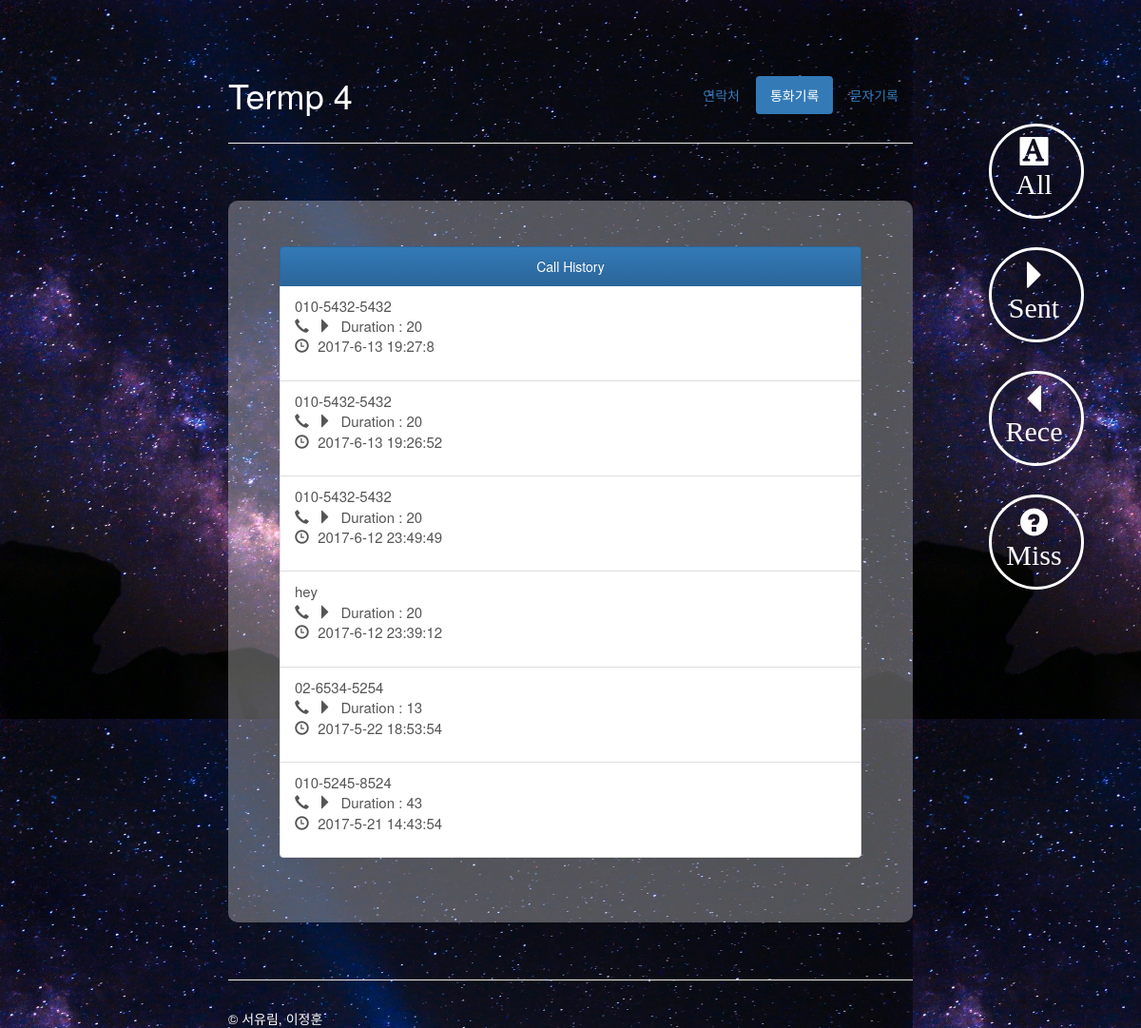
Page /call_hist/0 on the committed database.
### tables this page shows
CREATE TABLE call (
time text, phone text, status integer, duration integer);

CREATE TABLE addressbook (
id integer primary key autoincrement, name text, number text, email text);

### web_sever.py (the view)
@app.route('/call_hist/<int:status>', methods=['GET','POST'])
def call_hist(status):
	return render_template('call_hist.html', call=getCall(status))

### sql_conn3.py (called while the page is built)
def getConnection():
    return sqlite3.connect('addressbook.db')

def getCall(status):
    conn = getConnection()
    curs = conn.cursor()
    if status==3:
        sql = "SELECT * FROM CALL ORDER BY TIME DESC"
    elif status==0:
        sql = "SELECT * FROM CALL WHERE STATUS = 0 ORDER BY TIME DESC"
    elif status==1:
        sql = "SELECT * FROM CALL WHERE STATUS = 1 ORDER BY TIME DESC"
    elif status==2:
        sql = "SELECT * FROM CALL WHERE STATUS = 2 ORDER BY TIME DESC"
    curs.execute(sql)
    row = curs.fetchall()
    for hist in range(len(row)):
        if searchName(row[hist][1]) != []:
            result = searchName(row[hist][1])
            row[hist] = row[hist][:1] + (result[0][1],) + row[hist][2:]
    conn.close()
    return row

def searchName(num):
    conn = getConnection()
    curs = conn.cursor()
    curs.execute("SELECT * FROM ADDRESSBOOK WHERE number=?", (num,))
    row = curs.fetchall()
    conn.close()
    return row

### templates/call_hist.html (shortened to what this page needs)
{% extends "history.html" %}
{% block body %}
<div class="masthead">
    <ul class="nav nav-pills pull-right">
        <li><a href="{{ url_for('main')}}">연락처</a></li>
        <li class="active" "><a href="{{ url_for('call_hist', status =3)}}">통화기록</a></li>
        <li><a href="{{ url_for('sms_hist', id = 0, status = 3) }}">문자기록</a></li>
    </ul>
    <h1 class="muted" style= "color : #ffffff">Termp 4</h3>
</div>
<hr>
<div class="floating" style="margin-top:-50px">
    <div>
      <p><a href="{{ url_for('call_hist', status = 3 )}}"><span class="glyphicon glyphicon-text-background" aria-hidden="true" style="font-size: 30px ;color : #ffffff"> All</span></a></p>
    </div>
    <div>
        <p> <a href="{{ url_for('call_hist', status = 0) }}">  <span class="glyphicon glyphicon-triangle-right" aria-hidden="true" style=" font-size: 30px;color : #ffffff"> Sent</span></a></p>
    </div>
    <div>
        <p> <a href="{{ url_for('call_hist', status = 1) }}"> <span class="glyphicon glyphicon-triangle-left" aria-hidden="true"; style=" font-size: 30px;color : #ffffff;" > Rece</span></a></p>
    </div>
    <div>
        <p> <a href="{{ url_for('call_hist', status = 2) }}"> <span class=" glyphicon glyphicon-question-sign" aria-hidden="true"; style=" font-size: 30px;color : #ffffff;" > Miss</span></a></p>
    </div>
</div>
<div class="jumbotron">
    <div class="bs-example">
        <div class="list-group">
            <a href = "#" class = "list-group-item active">
             Call History
         </a>
         {% for c in call %}
         <a href = "#" class = "list-group-item">
            <p style="font-size : 15px; text-align:left">
                {{ c[1] }} <br>
                {% if c[2] == 0 %}
                <span class="glyphicon glyphicon-earphone" aria-hidden="true""></span>
                <span class="glyphicon glyphicon-triangle-right" aria-hidden="true"></span>
                {% endif %}
                Duration : {{ c[3] }} <br>
                <span class="glyphicon glyphicon-time" aria-hidden="true"></span>
                {{ c[0] }}
            </p>
        </a>
        {% endfor %}
    </div>
</div>
</div>
{% endblock %}

### static/css/main.css (style rules this page uses)
html { padding: 0px; }
body { height: 100%; opacity : 1; padding-top: 60px; background-image: url('../img/bak.jpeg'); background-size: 80% 70%; background-color: rgba( 255, 255, 255, 0.0 ); }
.floating { position: fixed; right: 50%; top: 180px; float: right; margin-top: 100px; margin-right: -45%; text-align:center; width:100px; -webkit-border-radius: 8px; }
.floating div:nth-child(1) { width: 100%; height: 100%; padding: 10px; margin-bottom: 30px; border:3px solid #ffffff; border-radius: 50px; }
.floating div:nth-child(2) { width: 100%; height: 100%; padding: 10px; margin-bottom: 30px; border:3px solid #ffffff; border-radius: 50px; }
.floating div:nth-child(3) { width: 100%; height: 100%; padding: 10px; margin-bottom: 30px; border:3px solid #ffffff; border-radius: 50px; }
.floating div:nth-child(4) { width: 100%; height: 100%; padding: 10px; margin-bottom: 30px; border:3px solid #ffffff; border-radius: 50px; }
.container-narrow > hr { margin: 30px 0; }
.jumbotron { background-color: rgba( 255, 255, 255, 0.3 ); margin: 60px 0; text-align: center; border-style: solid 10px; border-radius: 10px 10px }
.glyphicon { margin-right:5px; }

### static/css/history.css (style rules this page uses)
.bs-example { width: 85%; margin:0 auto; }

### rows in the picture
call: phone "010-5432-5432", status 0 (drawn), duration "20", time "2017-6-13 19:27:8"
call: phone "010-5432-5432", status 0 (drawn), duration "20", time "2017-6-13 19:26:52"
call: phone "010-5432-5432", status 0 (drawn), duration "20", time "2017-6-12 23:49:49"
addressbook: name "hey"
call: time "2017-6-12 23:39:12"
call: phone "02-6534-5254", status 0 (drawn), duration "13", time "2017-5-22 18:53:54"
call: phone "010-5245-8524", status 0 (drawn), duration "43", time "2017-5-21 14:43:54"

### other values in the picture
{{ c[3] }} "20"
